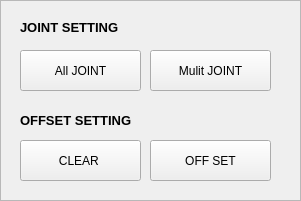
   <widget class="QFrame" name="frame_4">
    <property name="geometry">
     <rect>
      <x>280</x>
      <y>150</y>
      <width>301</width>
      <height>201</height>
     </rect>
    </property>
    <property name="frameShape">
     <enum>QFrame::StyledPanel</enum>
    </property>
    <property name="frameShadow">
     <enum>QFrame::Raised</enum>
    </property>
    <widget class="QPushButton" name="AllJointButton">
     <property name="geometry">
      <rect>
       <x>20</x>
       <y>50</y>
       <width>121</width>
       <height>41</height>
      </rect>
     </property>
     <property name="text">
      <string>All JOINT</string>
     </property>
    </widget>
    <widget class="QPushButton" name="MultiJointButton">
     <property name="geometry">
      <rect>
       <x>150</x>
       <y>50</y>
       <width>121</width>
       <height>41</height>
      </rect>
     </property>
     <property name="text">
      <string>Mulit JOINT</string>
     </property>
    </widget>
    <widget class="QPushButton" name="ClearButton">
     <property name="geometry">
      <rect>
       <x>20</x>
       <y>140</y>
       <width>121</width>
       <height>41</height>
      </rect>
     </property>
     <property name="text">
      <string>CLEAR </string>
     </property>
    </widget>
    <widget class="QPushButton" name="OffSetButton">
     <property name="geometry">
      <rect>
       <x>150</x>
       <y>140</y>
       <width>121</width>
       <height>41</height>
      </rect>
     </property>
     <property name="text">
      <string>OFF SET</string>
     </property>
    </widget>
    <widget class="QLabel" name="label_22">
     <property name="geometry">
      <rect>
       <x>20</x>
       <y>20</y>
       <width>121</width>
       <height>16</height>
      </rect>
     </property>
     <property name="text">
      <string>&lt;html&gt;&lt;head/&gt;&lt;body&gt;&lt;p&gt;&lt;span style=&quot; font-size:10pt; font-weight:600;&quot;&gt;JOINT SETTING&lt;/span&gt;&lt;/p&gt;&lt;/body&gt;&lt;/html&gt;</string>
     </property>
    </widget>
    <widget class="QLabel" name="label_23">
     <property name="geometry">
      <rect>
       <x>20</x>
       <y>110</y>
       <width>141</width>
       <height>21</height>
      </rect>
     </property>
     <property name="text">
      <string>&lt;html&gt;&lt;head/&gt;&lt;body&gt;&lt;p&gt;&lt;span style=&quot; font-size:10pt; font-weight:600;&quot;&gt;OFFSET SETTING&lt;/span&gt;&lt;/p&gt;&lt;/body&gt;&lt;/html&gt;</string>
     </property>
    </widget>
   </widget>
